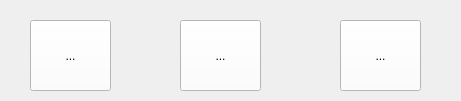
     <widget class="QWidget" name="widget_9" native="true">
      <property name="geometry">
       <rect>
        <x>140</x>
        <y>10</y>
        <width>461</width>
        <height>101</height>
       </rect>
      </property>
      <widget class="QToolButton" name="tlButton">
       <property name="geometry">
        <rect>
         <x>30</x>
         <y>20</y>
         <width>81</width>
         <height>71</height>
        </rect>
       </property>
       <property name="styleSheet">
        <string notr="true">background-color: rgb(255, 255, 255);</string>
       </property>
       <property name="text">
        <string>...</string>
       </property>
       <property name="icon">
        <iconset>
         <normalon>:/tl.ico</normalon>
        </iconset>
       </property>
       <property name="iconSize">
        <size>
         <width>500</width>
         <height>500</height>
        </size>
       </property>
      </widget>
      <widget class="QToolButton" name="dolarButton">
       <property name="geometry">
        <rect>
         <x>180</x>
         <y>20</y>
         <width>81</width>
         <height>71</height>
        </rect>
       </property>
       <property name="styleSheet">
        <string notr="true">background-color: rgb(255, 255, 255);</string>
       </property>
       <property name="text">
        <string>...</string>
       </property>
       <property name="icon">
        <iconset>
         <normalon>:/dolarr.ico</normalon>
        </iconset>
       </property>
       <property name="iconSize">
        <size>
         <width>30</width>
         <height>30</height>
        </size>
       </property>
      </widget>
      <widget class="QToolButton" name="euroButton">
       <property name="geometry">
        <rect>
         <x>340</x>
         <y>20</y>
         <width>81</width>
         <height>71</height>
        </rect>
       </property>
       <property name="styleSheet">
        <string notr="true">background-color: rgb(255, 255, 255);</string>
       </property>
       <property name="text">
        <string>...</string>
       </property>
       <property name="icon">
        <iconset>
         <normalon>:/eeuro.ico</normalon>
        </iconset>
       </property>
       <property name="iconSize">
        <size>
         <width>20</width>
         <height>20</height>
        </size>
       </property>
      </widget>
     </widget>
